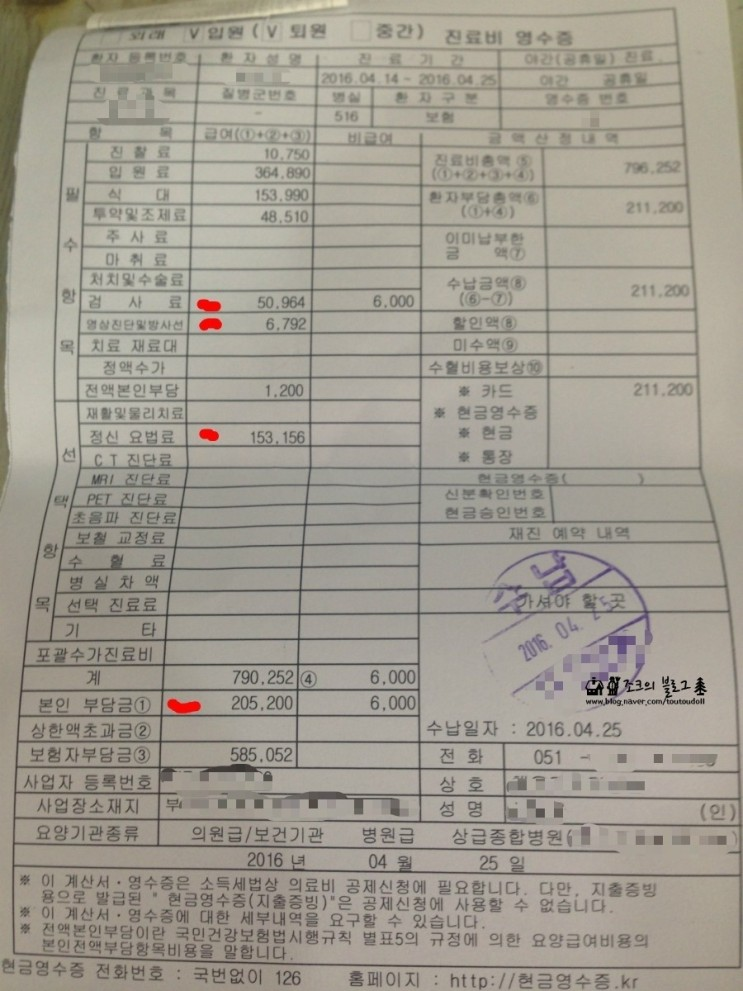
#> input picture Scripts/tp/pic/receipt1.jpg, 743 x 991 px, found by its file name
$ python MorphologicalTransformations.py
#> lines starting #> are read from the running program, lines starting #| are printed output that depends on the picture
#-*- coding:utf-8 -*-

import cv2
import numpy as np
from matplotlib import pyplot as plt

dotImage = cv2.imread('receipt1.jpg')
#> dotImage is the input picture: shape (991, 743, 3); mean B, G, R 143.6, 154.6, 159.7
holeImage = cv2.imread('receipt1.jpg')
orig = cv2.imread('receipt1.jpg')


kernel = cv2.getStructuringElement(cv2.MORPH_RECT,(5,5))
# kernel = cv2.getStructuringElement(cv2.MORPH_ELLIPSE,(5,5))
# kernel = cv2.getStructuringElement(cv2.MORPH_CROSS,(5,5))

"""
# erosion
각 Pixel에 structuring element를 적용하여 하나라도 0이 있으면 대상 pixel을 제거
원본의 각 pixel에 적용하여 겹치는 부분이 하나라도 있으면 그 중심 pixel을 제거함

# cv2.erode(src, kernel, dst, anchor, iterations, borderType, borderValue)

Parameters:
src – the depth should be one of CV_8U, CV_16U, CV_16S, CV_32F or CV_64F.
kernel – structuring element. cv2.getStructuringElemet() 함수로 만들 수 있음.
anchor – structuring element의 중심. default (-1,-1)로 중심점.
iterations – erosion 적용 반복 횟수
"""

erosion = cv2.erode(dotImage,kernel,iterations = 1)
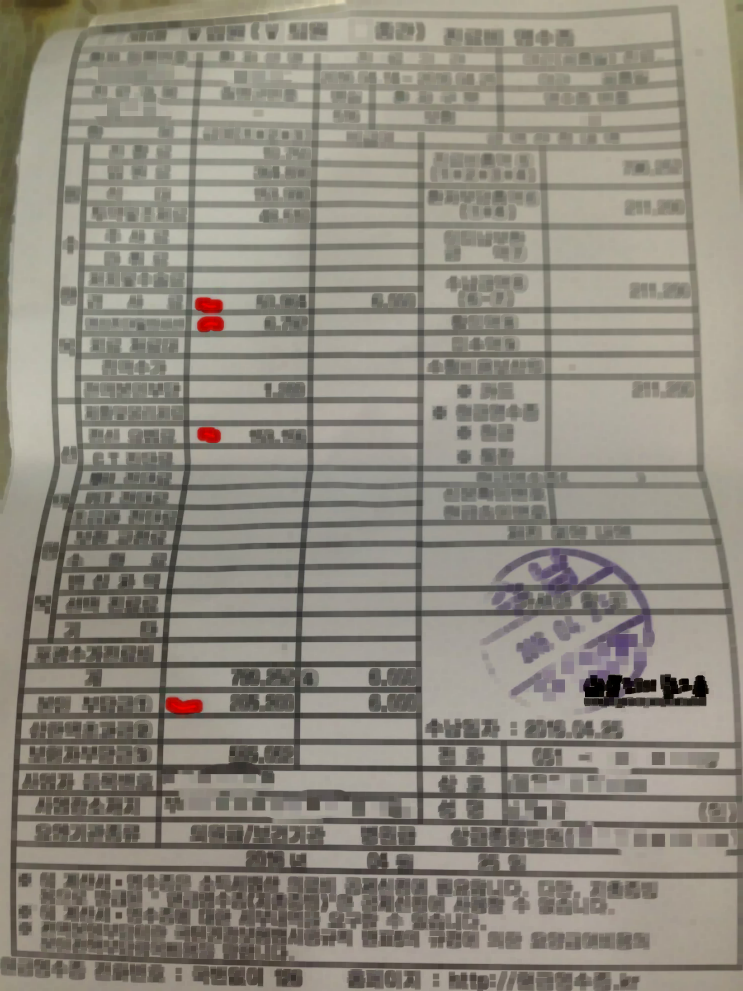
#> erosion: shape (991, 743, 3); mean B, G, R 125.7, 136.5, 141.5

"""
# Dilation
대상을 확장한 후 작은 구멍을 채우는 방법. Pixel에 대해서 OR연산을 수행하여 겹치는부분에 대해 이미지 확장
경계가 부드러워지고, 구멍이 메꿔지는 효과

# cv2.dilation(src, kernel, dst, anchor, iterations, borderType, borderValue)

Parameters:
src – the depth should be one of CV_8U, CV_16U, CV_16S, CV_32F or CV_64F.
kernel – structuring element. cv2.getStructuringElemet() 함수로 만들 수 있음.
anchor – structuring element의 중심. default (-1,-1)로 중심점.
iterations – dilation 적용 반복 횟수
"""
dilation = cv2.dilate(holeImage,kernel,iterations = 1)
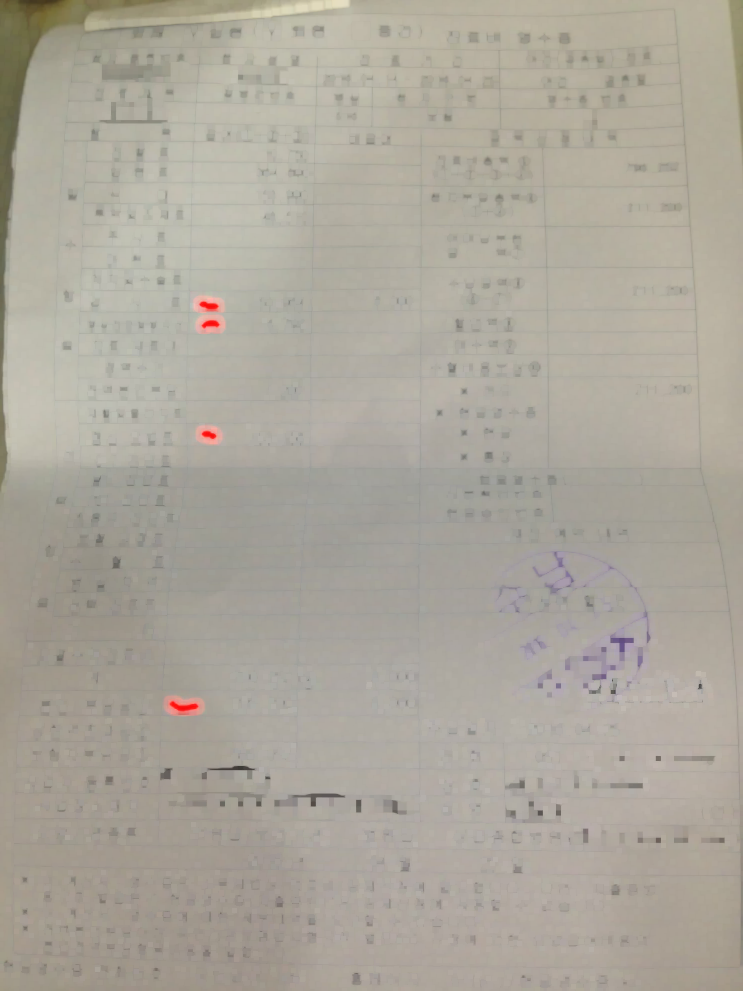
#> dilation: shape (991, 743, 3); mean B, G, R 155.7, 166.6, 171.8

"""
Opening과 Closing은 Erosion과 Dilation의 조합 결과 입니다. 차이는 어느 것을 먼저 적용을 하는 차이 입니다.
Opeing : Erosion적용 후 Dilation 적용. 작은 Object나 돌기 제거에 적합
Closing : Dilation적용 후 Erosion 적용. 전체적인 윤곽 파악에 적합

# cv2.morphologyEx(src, op, kernel[, dst[, anchor[, iterations[, borderType[, borderValue]]]]]) → dst

Parameters:
src – Source image. The number of channels can be arbitrary. The depth should be one of CV_8U, CV_16U, CV_16S, CV_32F` or ``CV_64F.
op –
Type of a morphological operation that can be one of the following:

MORPH_OPEN - an opening operation
MORPH_CLOSE - a closing operation
MORPH_GRADIENT - a morphological gradient. Dilation과 erosion의 차이.
MORPH_TOPHAT - “top hat”. Opeining과 원본 이미지의 차이
MORPH_BLACKHAT - “black hat”. Closing과 원본 이미지의 차이
kernel – structuring element. cv2.getStructuringElemet() 함수로 만들 수 있음.
anchor – structuring element의 중심. default (-1,-1)로 중심점.
iterations – erosion and dilation 적용 횟수
borderType – Pixel extrapolation method. See borderInterpolate for details.
borderValue – Border value in case of a constant border. The default value has a special meaning.
"""
opening = cv2.morphologyEx(dotImage, cv2.MORPH_OPEN, kernel)
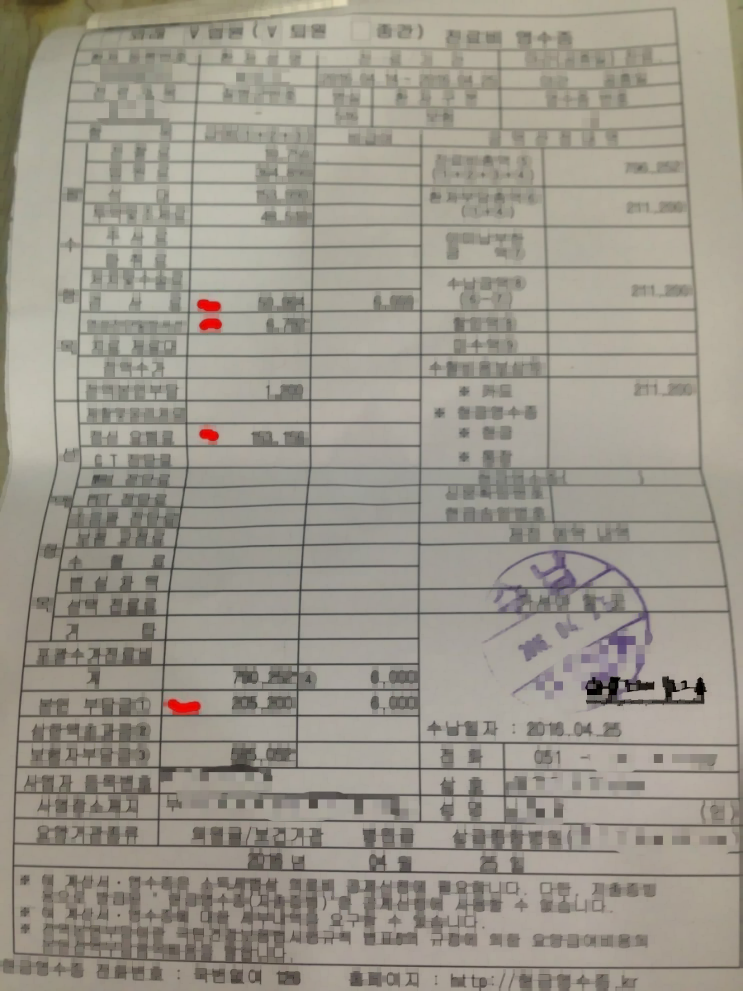
#> opening: shape (991, 743, 3); mean B, G, R 139.4, 150.5, 155.6
closing = cv2.morphologyEx(holeImage, cv2.MORPH_CLOSE,kernel)

gradient = cv2.morphologyEx(orig, cv2.MORPH_GRADIENT, kernel)
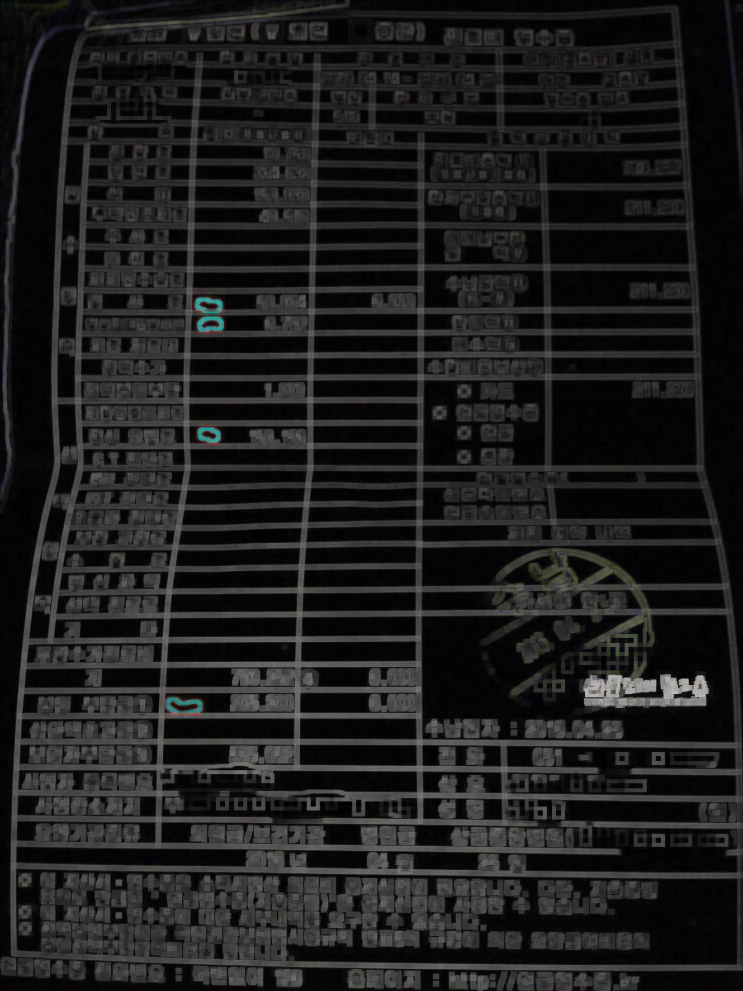
#> gradient: shape (991, 743, 3); mean B, G, R 30, 30.1, 30.3
tophat = cv2.morphologyEx(orig, cv2.MORPH_TOPHAT, kernel)
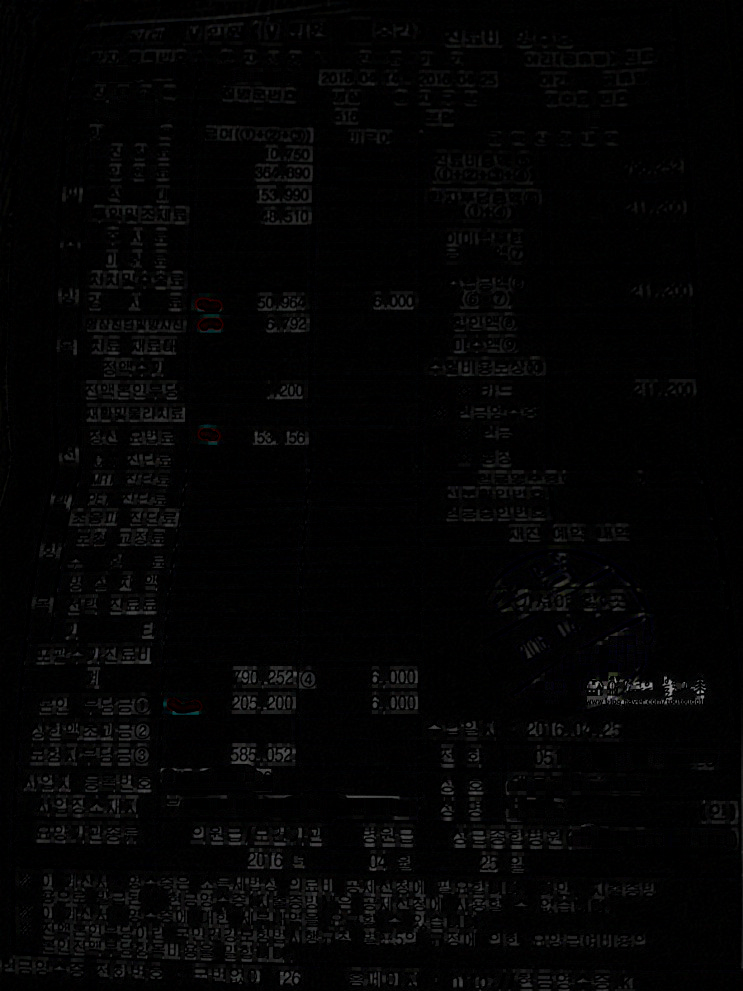
#> tophat: shape (991, 743, 3); mean B, G, R 4.3, 4.1, 4.1
blackhat = cv2.morphologyEx(orig, cv2.MORPH_BLACKHAT, kernel)
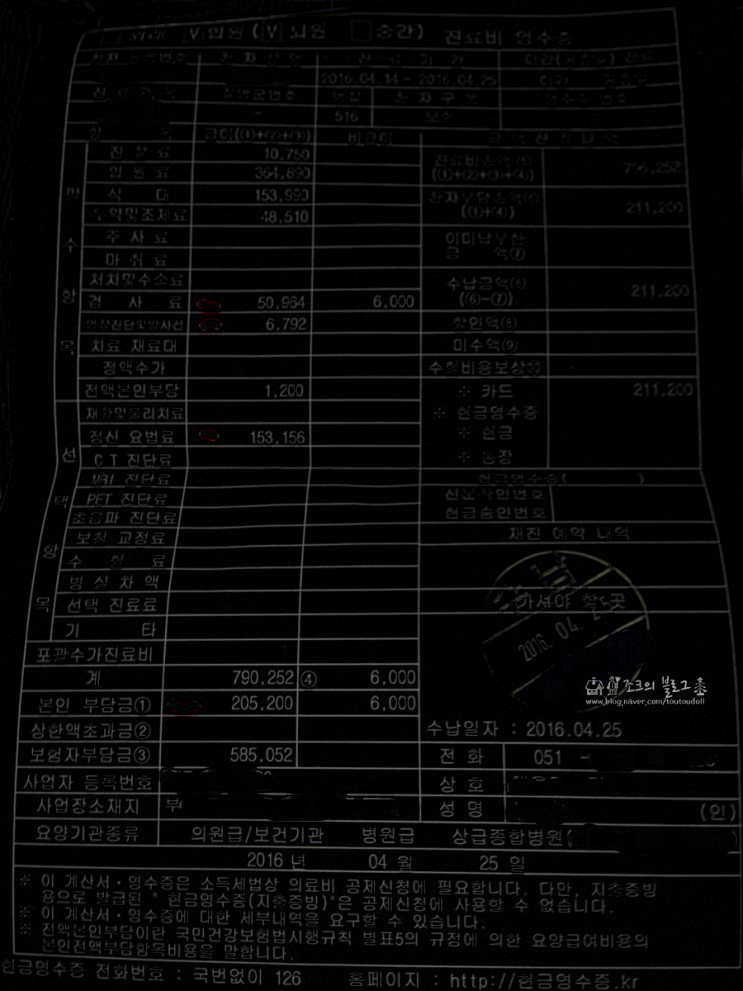
#> blackhat: shape (991, 743, 3); mean B, G, R 8.2, 8.2, 8.2

images =[dotImage, erosion, opening, holeImage, dilation, closing, gradient, tophat, blackhat]
titles =['Dot Image','Erosion','Opening','Hole Image', 'Dilation','Closing', 'Gradient', 'Tophat','Blackhot']

for i in range(9):
    plt.subplot(3,3,i+1),plt.imshow(images[i]),plt.title(titles[i])
    plt.xticks([]),plt.yticks([])

plt.show()
#> figure, not shown here; B, G, R data is drawn as R, G, B

$ run again, with Scripts/tp/pic/receipt3.jpg copied over Scripts/tp/pic/receipt1.jpg
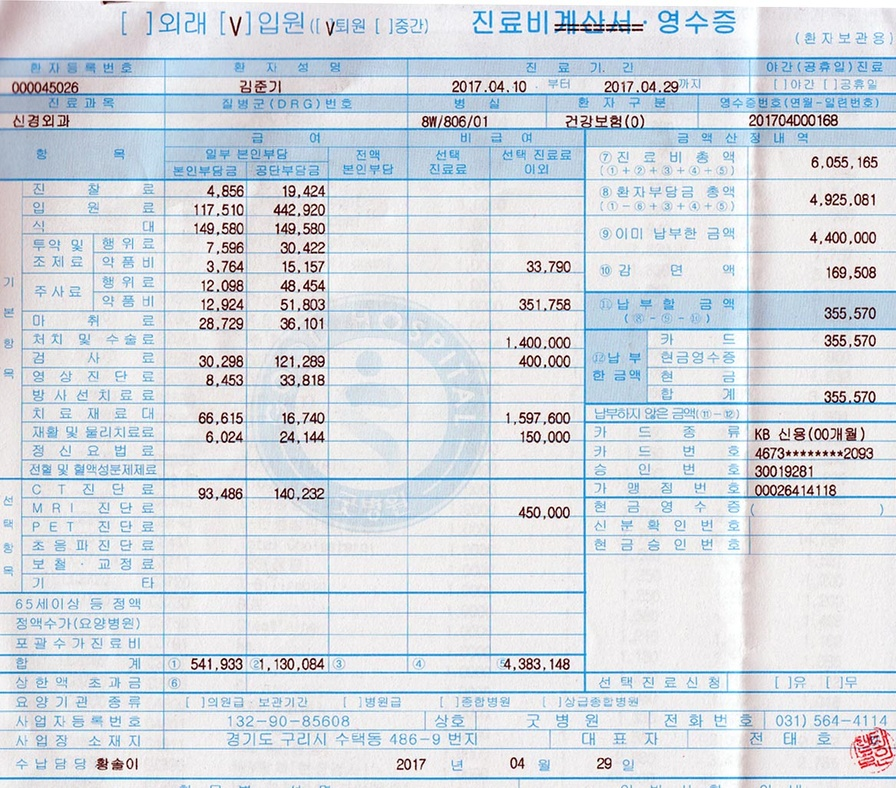
#> input picture Scripts/tp/pic/receipt3.jpg, 896 x 788 px, shrunk from 1167 x 1026 before the run, found by its file name
#> dotImage is the input picture: shape (788, 896, 3); mean B, G, R 226, 218.6, 211.2
#> `gradient = cv2.morphologyEx(orig, cv2.MORPH_GRADIENT, kernel)`:
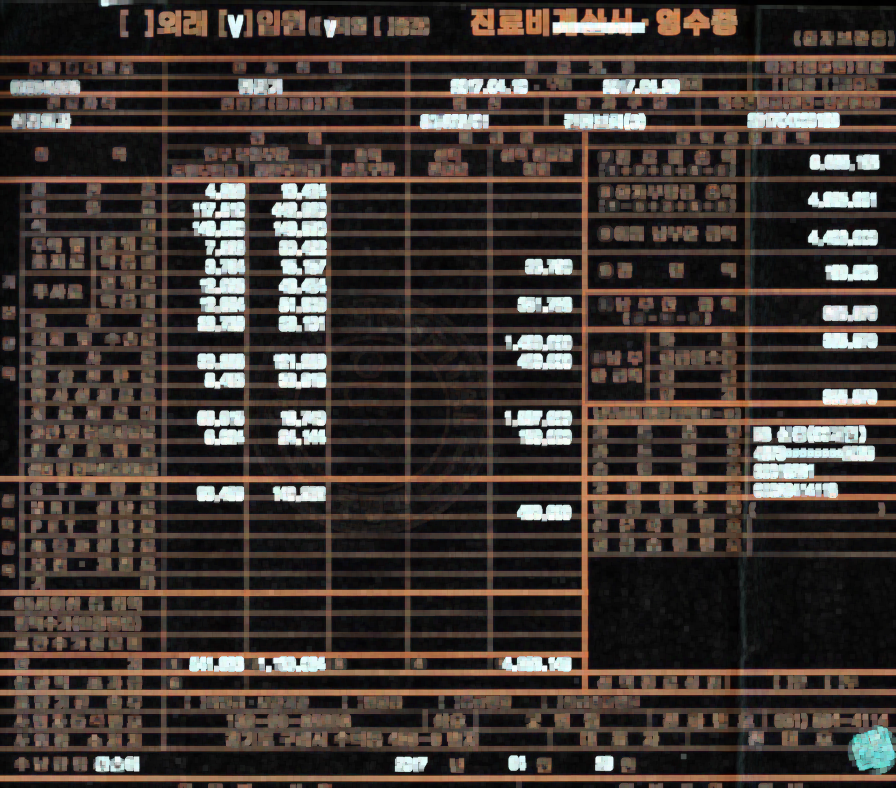
#> gradient: shape (788, 896, 3); mean B, G, R 51.4, 56.4, 65.6
#> `blackhat = cv2.morphologyEx(orig, cv2.MORPH_BLACKHAT, kernel)`:
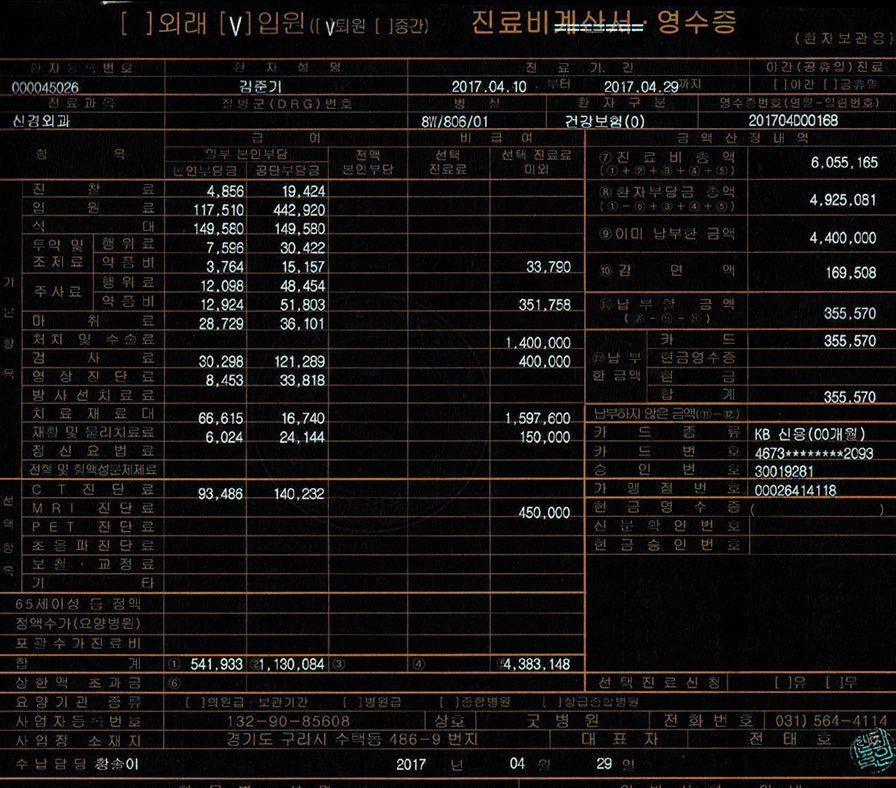
#> blackhat: shape (788, 896, 3); mean B, G, R 15.2, 17, 19.4
